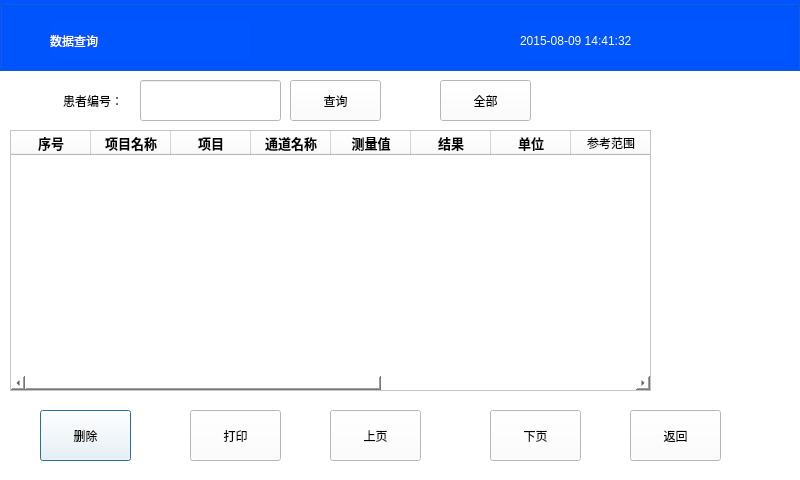
<?xml version="1.0" encoding="UTF-8"?>
<ui version="4.0">
 <class>SelectDialog</class>
 <widget class="QDialog" name="SelectDialog">
  <property name="geometry">
   <rect>
    <x>0</x>
    <y>0</y>
    <width>800</width>
    <height>480</height>
   </rect>
  </property>
  <property name="windowTitle">
   <string>Dialog</string>
  </property>
  <property name="styleSheet">
   <string notr="true">background-color: rgb(255, 255, 255);</string>
  </property>
  <widget class="QGroupBox" name="groupBox">
   <property name="geometry">
    <rect>
     <x>0</x>
     <y>0</y>
     <width>800</width>
     <height>71</height>
    </rect>
   </property>
   <property name="styleSheet">
    <string notr="true">background-color: rgb(0, 85, 255);</string>
   </property>
   <property name="title">
    <string/>
   </property>
   <widget class="QLabel" name="labelTitle">
    <property name="geometry">
     <rect>
      <x>50</x>
      <y>20</y>
      <width>201</width>
      <height>41</height>
     </rect>
    </property>
    <property name="styleSheet">
     <string notr="true">color: rgb(255, 255, 255);
font: 75 32pt &quot;黑体&quot;;</string>
    </property>
    <property name="text">
     <string>数据查询</string>
    </property>
   </widget>
   <widget class="QLabel" name="labelDateTime">
    <property name="geometry">
     <rect>
      <x>520</x>
      <y>20</y>
      <width>271</width>
      <height>41</height>
     </rect>
    </property>
    <property name="styleSheet">
     <string notr="true">color: rgb(255, 255, 255);
font:  20pt &quot;黑体&quot;;</string>
    </property>
    <property name="text">
     <string>2015-08-09 14:41:32</string>
    </property>
   </widget>
  </widget>
  <widget class="QTableWidget" name="tableWidget">
   <property name="geometry">
    <rect>
     <x>10</x>
     <y>130</y>
     <width>641</width>
     <height>261</height>
    </rect>
   </property>
   <property name="rowCount">
    <number>0</number>
   </property>
   <attribute name="horizontalHeaderDefaultSectionSize">
    <number>80</number>
   </attribute>
   <attribute name="horizontalHeaderStretchLastSection">
    <bool>true</bool>
   </attribute>
   <attribute name="verticalHeaderVisible">
    <bool>false</bool>
   </attribute>
   <attribute name="verticalHeaderDefaultSectionSize">
    <number>50</number>
   </attribute>
   <attribute name="verticalHeaderStretchLastSection">
    <bool>false</bool>
   </attribute>
   <attribute name="verticalHeaderVisible">
    <bool>false</bool>
   </attribute>
   <attribute name="verticalHeaderDefaultSectionSize">
    <number>50</number>
   </attribute>
   <attribute name="horizontalHeaderStretchLastSection">
    <bool>true</bool>
   </attribute>
   <attribute name="verticalHeaderStretchLastSection">
    <bool>false</bool>
   </attribute>
   <attribute name="horizontalHeaderDefaultSectionSize">
    <number>80</number>
   </attribute>
   <column>
    <property name="text">
     <string>序号</string>
    </property>
    <property name="font">
     <font>
      <pointsize>10</pointsize>
      <weight>75</weight>
      <bold>true</bold>
     </font>
    </property>
   </column>
   <column>
    <property name="text">
     <string>项目名称</string>
    </property>
    <property name="font">
     <font>
      <pointsize>10</pointsize>
      <weight>75</weight>
      <bold>true</bold>
     </font>
    </property>
   </column>
   <column>
    <property name="text">
     <string>项目</string>
    </property>
    <property name="font">
     <font>
      <pointsize>10</pointsize>
      <weight>75</weight>
      <bold>true</bold>
     </font>
    </property>
   </column>
   <column>
    <property name="text">
     <string>通道名称</string>
    </property>
    <property name="font">
     <font>
      <pointsize>10</pointsize>
      <weight>75</weight>
      <bold>true</bold>
     </font>
    </property>
   </column>
   <column>
    <property name="text">
     <string>测量值</string>
    </property>
    <property name="font">
     <font>
      <pointsize>10</pointsize>
      <weight>75</weight>
      <bold>true</bold>
     </font>
    </property>
   </column>
   <column>
    <property name="text">
     <string>结果</string>
    </property>
    <property name="font">
     <font>
      <pointsize>10</pointsize>
      <weight>75</weight>
      <bold>true</bold>
     </font>
    </property>
   </column>
   <column>
    <property name="text">
     <string>单位</string>
    </property>
    <property name="font">
     <font>
      <pointsize>10</pointsize>
      <weight>75</weight>
      <bold>true</bold>
     </font>
    </property>
   </column>
   <column>
    <property name="text">
     <string>参考范围</string>
    </property>
   </column>
   <column>
    <property name="text">
     <string>标志</string>
    </property>
   </column>
   <column>
    <property name="text">
     <string>患者编号</string>
    </property>
   </column>
   <column>
    <property name="text">
     <string>样本ID</string>
    </property>
   </column>
   <column>
    <property name="text">
     <string>时间</string>
    </property>
   </column>
  </widget>
  <widget class="QLabel" name="ShowImageLabel">
   <property name="geometry">
    <rect>
     <x>670</x>
     <y>150</y>
     <width>91</width>
     <height>151</height>
    </rect>
   </property>
   <property name="styleSheet">
    <string notr="true">background-color: rgb(255, 255, 255);</string>
   </property>
   <property name="text">
    <string/>
   </property>
  </widget>
  <widget class="QPushButton" name="DeletePushButton">
   <property name="geometry">
    <rect>
     <x>40</x>
     <y>410</y>
     <width>91</width>
     <height>51</height>
    </rect>
   </property>
   <property name="styleSheet">
    <string notr="true">font: 20pt &quot;微软细黑&quot;;</string>
   </property>
   <property name="text">
    <string>删除</string>
   </property>
  </widget>
  <widget class="QPushButton" name="PrintPushButton">
   <property name="geometry">
    <rect>
     <x>190</x>
     <y>410</y>
     <width>91</width>
     <height>51</height>
    </rect>
   </property>
   <property name="styleSheet">
    <string notr="true">font: 20pt &quot;微软细黑&quot;;</string>
   </property>
   <property name="text">
    <string>打印</string>
   </property>
  </widget>
  <widget class="QPushButton" name="SelectPushButton">
   <property name="geometry">
    <rect>
     <x>290</x>
     <y>80</y>
     <width>91</width>
     <height>41</height>
    </rect>
   </property>
   <property name="styleSheet">
    <string notr="true">font: 16pt &quot;微软细黑&quot;;</string>
   </property>
   <property name="text">
    <string>查询</string>
   </property>
  </widget>
  <widget class="QPushButton" name="UpPagePushButton">
   <property name="geometry">
    <rect>
     <x>330</x>
     <y>410</y>
     <width>91</width>
     <height>51</height>
    </rect>
   </property>
   <property name="styleSheet">
    <string notr="true">font: 20pt &quot;微软细黑&quot;;</string>
   </property>
   <property name="text">
    <string>上页</string>
   </property>
  </widget>
  <widget class="QPushButton" name="DownPagePushButton">
   <property name="geometry">
    <rect>
     <x>490</x>
     <y>410</y>
     <width>91</width>
     <height>51</height>
    </rect>
   </property>
   <property name="styleSheet">
    <string notr="true">font: 20pt &quot;微软细黑&quot;;</string>
   </property>
   <property name="text">
    <string>下页</string>
   </property>
  </widget>
  <widget class="QPushButton" name="SelectReturnBtn">
   <property name="geometry">
    <rect>
     <x>630</x>
     <y>410</y>
     <width>91</width>
     <height>51</height>
    </rect>
   </property>
   <property name="styleSheet">
    <string notr="true">font: 20pt &quot;微软细黑&quot;;</string>
   </property>
   <property name="text">
    <string>返回</string>
   </property>
  </widget>
  <widget class="QLineEdit" name="PatientLineEdit">
   <property name="geometry">
    <rect>
     <x>140</x>
     <y>80</y>
     <width>141</width>
     <height>41</height>
    </rect>
   </property>
  </widget>
  <widget class="QLabel" name="label_8">
   <property name="geometry">
    <rect>
     <x>63</x>
     <y>80</y>
     <width>71</width>
     <height>41</height>
    </rect>
   </property>
   <property name="text">
    <string>患者编号：</string>
   </property>
  </widget>
  <widget class="QPushButton" name="SelectPushButton_2">
   <property name="geometry">
    <rect>
     <x>440</x>
     <y>80</y>
     <width>91</width>
     <height>41</height>
    </rect>
   </property>
   <property name="styleSheet">
    <string notr="true">font: 16pt &quot;微软细黑&quot;;</string>
   </property>
   <property name="text">
    <string>全部</string>
   </property>
  </widget>
 </widget>
 <resources/>
 <connections/>
</ui>
